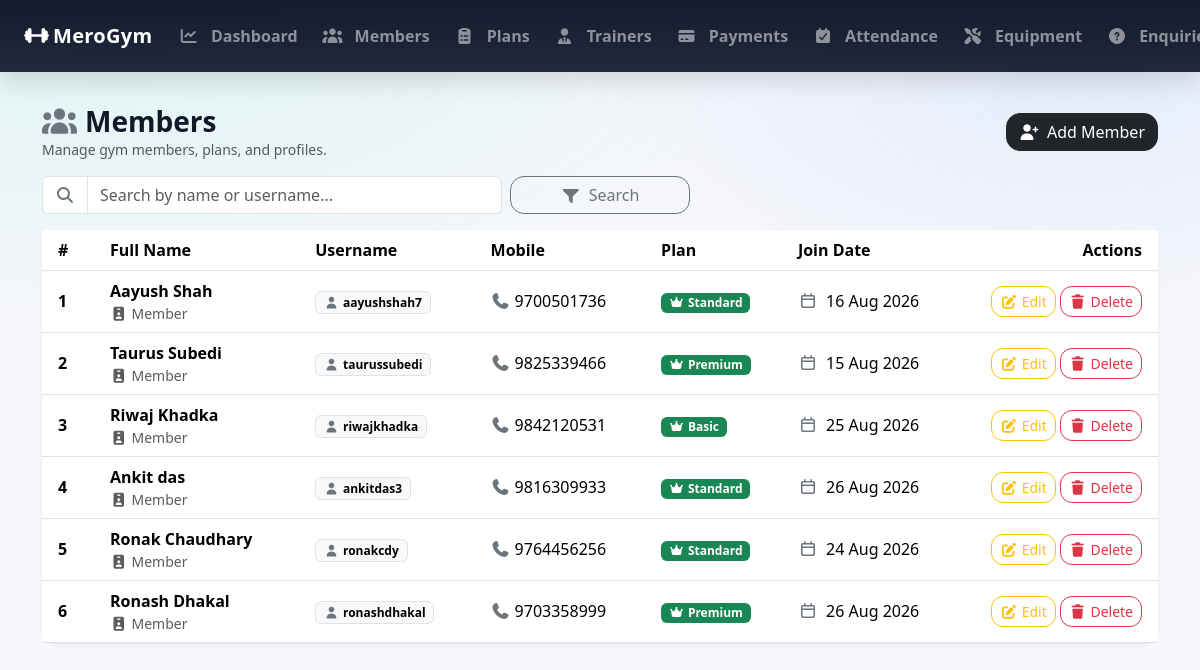
/admin_members/ (signed in), run on the app's committed database.
### GymApp/models.py (models this page shows, shortened)
class MemberProfile(models.Model):
    GENDER_CHOICES = (
        ('MALE', 'Male'),
        ('FEMALE', 'Female'),
        ('OTHER', 'Other'),
    )
    user = models.OneToOneField(settings.AUTH_USER_MODEL, on_delete=models.CASCADE, related_name='member_profile')
    full_name = models.CharField(max_length=100)
    mobile = models.CharField(max_length=15)
    age = models.PositiveIntegerField(null=True, blank=True)
    gender = models.CharField(max_length=10, choices=GENDER_CHOICES, null=True, blank=True)
    address = models.TextField(blank=True)
    join_date = models.DateField(default=timezone.now)
    plan = models.ForeignKey(MembershipPlan,
                             on_delete=models.SET_NULL, # If plan is deleted, set to null
                             null=True, blank=True,
                             related_name='members'
                             )
    trainer = models.ForeignKey(
        Trainer,
        on_delete=models.SET_NULL,  # If trainer is deleted, set to null
        null=True, blank=True,
        related_name='members' # access members via trainer.members
    )
    membership_start = models.DateField(null=True, blank=True)
    membership_end = models.DateField(null=True, blank=True)

class User(AbstractUser):
    ROLE_CHOICES = [
        ('ADMIN', 'Admin'),
        ('MEMBER', 'Member'),
    ]
    role = models.CharField(max_length=20, choices=ROLE_CHOICES, default='MEMBER')

class MembershipPlan(models.Model):
    name = models.CharField(max_length=100)
    duration_months = models.PositiveIntegerField()
    fee = models.PositiveIntegerField()
    description = models.TextField(blank=True)

### GymApp/views.py (the view)
    def wrapper(request, *args, **kwargs):
        if not request.user.is_authenticated or getattr(request.user, 'role', None) != 'ADMIN':
            messages.error(request, 'You must be logged in as an admin to access this page.')
            return redirect('admin_login')  # Redirect to the admin login page
        return view_func(request, *args, **kwargs)

### GymApp/views.py (called while the page is built)
def admin_required(view_func):
    def wrapper(request, *args, **kwargs):
        if not request.user.is_authenticated or getattr(request.user, 'role', None) != 'ADMIN':
            messages.error(request, 'You must be logged in as an admin to access this page.')
            return redirect('admin_login')  # Redirect to the admin login page
        return view_func(request, *args, **kwargs)
    return wrapper

@admin_required
def admin_members_list(request):
    search = request.GET.get('search', '')
    members = MemberProfile.objects.all().select_related('user', 'plan')
    if search:
        members = members.filter(full_name__icontains=search)
    return render(request, 'admin_members_list.html', {'members': members, 'search' : search})

### GymApp/templates/admin_members_list.html (shortened to what this page needs)
{% extends 'base.html' %}
{% block content %}
<div class="d-flex flex-wrap justify-content-between align-items-center gap-2 mb-3">
    <div>
        <h3 class="mb-0 fw-bold">
            <i class="fa-solid fa-users me-2 text-secondary"></i>Members
        </h3>
        <div class="text-muted small">Manage gym members, plans, and profiles.</div>
    </div>
    <a href="{% url 'admin_member_add' %}" class="btn btn-dark" style="border-radius:14px;">
        <i class="fa-solid fa-user-plus me-2"></i>Add Member
    </a>
</div>
<form method="get" class="row g-2 align-items-center mb-3">
    <div class="col-12 col-md-6 col-lg-5">
        <div class="input-group">
            <span class="input-group-text bg-white">
                <i class="fa-solid fa-magnifying-glass text-secondary"></i>
            </span>
            <input type="text" name="search" value="{{ search }}" class="form-control"
                   placeholder="Search by name or username...">
        </div>
    </div>
    <div class="col-12 col-md-3 col-lg-2">
        <button class="btn btn-outline-secondary w-100" style="border-radius:14px;">
            <i class="fa-solid fa-filter me-2"></i>Search
        </button>
    </div>
</form>
<div class="card border-0 shadow-sm" style="border-radius:18px;">
    <div class="card-body p-0">
        <div class="table-responsive">
            <table class="table table-hover align-middle mb-0">
                <thead style="background: rgba(15,23,42,.98); color: #fff;">
                <tr>
                    <th class="ps-3" style="width:60px;">#</th>
                    <th>Full Name</th>
                    <th>Username</th>
                    <th>Mobile</th>
                    <th>Plan</th>
                    <th>Join Date</th>
                    <th class="text-end pe-3" style="width:190px;">Actions</th>
                </tr>
                </thead>
                <tbody>
                {% for m in members %}
                    <tr>
                        <td class="ps-3 fw-semibold">{{ forloop.counter }}</td>
                        <td>
                            <div class="fw-semibold">{{ m.full_name }}</div>
                            <div class="small text-muted">
                                <i class="fa-solid fa-id-badge me-1"></i>Member
                            </div>
                        </td>
                        <td>
                            <span class="badge text-bg-light border">
                                <i class="fa-solid fa-user me-1 text-secondary"></i>{{ m.user.username }}
                            </span>
                        </td>
                        <td>
                            {% if m.mobile %}
                                <span class="text-nowrap">
                                    <i class="fa-solid fa-phone me-1 text-secondary"></i>{{ m.mobile }}
                                </span>
                            {% else %}
                                <span class="text-muted">-</span>
                            {% endif %}
                        </td>
                        <td>
                            {% if m.plan %}
                                <span class="badge text-bg-success">
                                    <i class="fa-solid fa-crown me-1"></i>{{ m.plan.name }}
                                </span>
                            {% else %}
                                <span class="text-muted">-</span>
                            {% endif %}
                        </td>
                        <td class="text-nowrap">
                            {% if m.join_date %}
                                <i class="fa-regular fa-calendar me-1 text-secondary"></i>
                                {{ m.join_date|date:"d M Y" }}
                            {% else %}
                                <span class="text-muted">-</span>
                            {% endif %}
                        </td>
                        <td class="text-end pe-3">
                            <a href="{% url 'admin_member_edit' m.id %}"
                               class="btn btn-sm btn-outline-warning"
                               style="border-radius:12px;">
                                <i class="fa-solid fa-pen-to-square me-1"></i>Edit
                            </a>
                            <form action="{% url 'admin_member_delete' m.id %}" method="post"
                                  class="d-inline-block">
                                <button type="submit"
                                        class="btn btn-sm btn-outline-danger"
                                        style="border-radius:12px;"
                                        onclick="return confirm('Delete this member?')">
                                    <i class="fa-solid fa-trash me-1"></i>Delete
                                </button>
                            </form>
                        </td>
                    </tr>
                {% endfor %}
                </tbody>
            </table>
        </div>
    </div>
</div>
{% endblock %}

### GymApp/templates/base.html (style rules this page uses)
:root { --brand: #00d1b2; --dark-2: #0f172a; --card: #ffffff; --muted: #6b7280; }
body { margin: 0; background: radial-gradient( 1200px 600px at 10% 0%, rgba(0, 209, 178, 0.1), transparent 55% ), radial-gradient( 900px 450px at 90% 10%, rgba(59, 130, 246, 0.1), transparent 55% ), #f6f7fb; color: #111827; }

### data on the page
MemberProfile: full_name "Aayush Shah", user.username "aayushshah7", mobile "9700501736", plan.name "Standard", join_date "16 Aug 2026"
MemberProfile: full_name "Taurus Subedi", user.username "taurussubedi", mobile "9825339466", plan.name "Premium", join_date "15 Aug 2026"
MemberProfile: full_name "Riwaj Khadka", user.username "riwajkhadka", mobile "9842120531", plan.name "Basic", join_date "25 Aug 2026"
MemberProfile: full_name "Ankit das", user.username "ankitdas3", mobile "9816309933", plan.name "Standard", join_date "26 Aug 2026"
MemberProfile: full_name "Ronak Chaudhary", user.username "ronakcdy", mobile "9764456256", plan.name "Standard", join_date "24 Aug 2026"
MemberProfile: full_name "Ronash Dhakal", user.username "ronashdhakal", mobile "9703358999", plan.name "Premium", join_date "26 Aug 2026"
